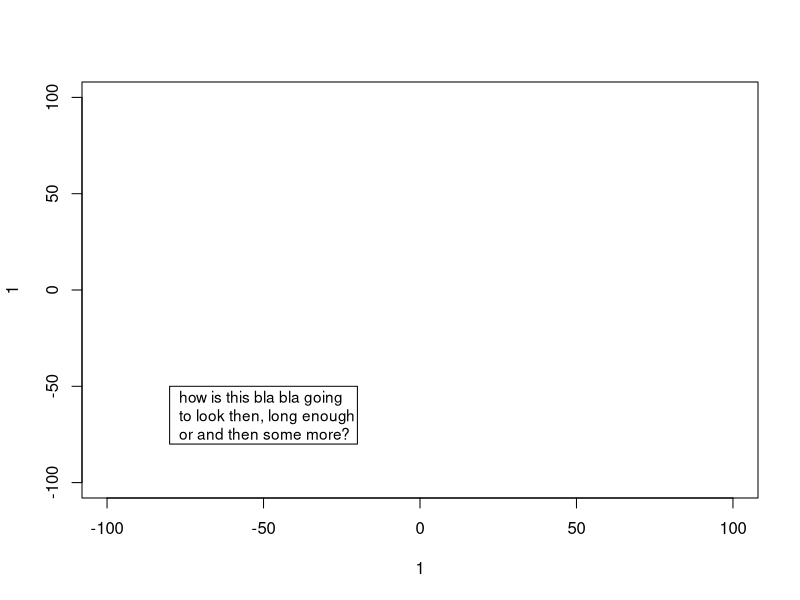
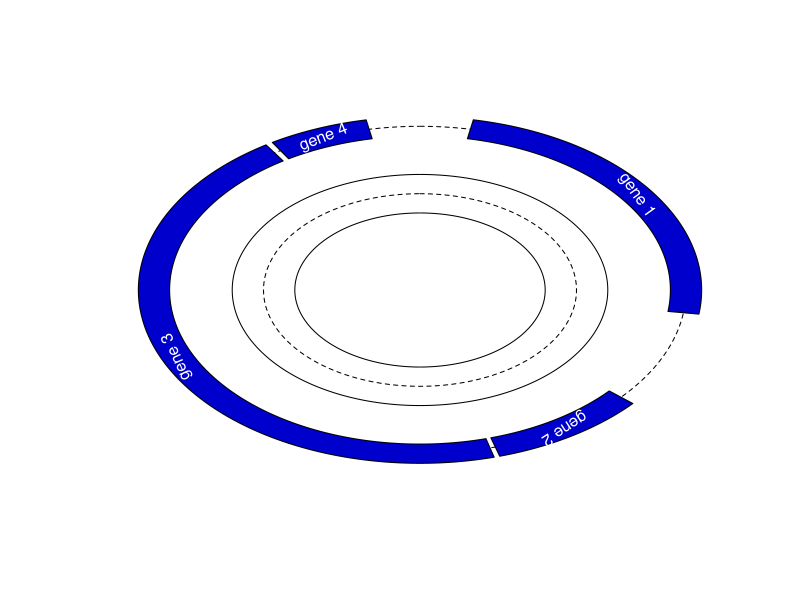

The R source for these figures, in order: (Note: this script raises an error after producing the figures.)
## return the points of an arc centered on x, y, from a.beg to a.end and with a radious
## of r
arcPoints <- function( x, y, r, a.beg, a.end, a.n=20, degrees=FALSE){
    if( degrees ){
        a.beg <- pi * a.beg / 180
        a.end <- pi * a.end / 180
    }
        
    angles <- seq(a.beg, a.end, length.out=a.n)
    a.x <- x + sin( angles ) * r
    a.y <- y + cos( angles ) * r
    pts <- matrix( c(a.x, a.y), ncol=2 )
    colnames(pts) <- c('x', 'y')
    pts
}

## draw an arc, as a line
## centered on x,y, and with radius of r+depth and r-depth..
lineArc <- function(x, y, r, a.beg, a.end, a.sep=NA, degrees=FALSE, label=NULL, label.col=1, ...){
    ## set the default here... 
    if(is.na(a.sep))
        a.sep = 0.01
    if( degrees ){
        a.beg <- pi * a.beg / 180
        a.end <- pi * a.end / 180
    }
        
    angles <- seq(a.beg, a.end, by=a.sep)
    a.x <- x + sin( angles ) * r
    a.y <- y + cos( angles ) * r

    lines( a.x, a.y, ... )

    if(!is.null(label)){
        mid.a <- (a.beg + a.end)/2
        ## but the rotation angle we need for the text needs to be in degrees
        rot.a <- -180 * mid.a / pi
        text( x + sin( mid.a ) * r, y + cos( mid.a ) * r,
              label, srt=rot.a, col=label.col )
    }
}

## draw an arc, as a polygon..
## centered on x,y, and with radius of r+depth and r-depth..
polygArc <- function(x, y, r, depth, a.beg, a.end, a.sep=NA, degrees=FALSE, label=NULL, label.col=1, ...){
    ## set the default here... 
    if(is.na(a.sep))
        a.sep = 0.01
    if( degrees ){
        a.beg <- pi * a.beg / 180
        a.end <- pi * a.end / 180
    }
        
    angles <- seq(a.beg, a.end, by=a.sep)
    a.x <- sin( angles )
    a.y <- cos( angles )
    outer.x <- x + (a.x * (r + depth/2))
    outer.y <- y + (a.y * (r + depth/2))

    inner.x <- x + (a.x * (r - depth/2))
    inner.y <- y + (a.y * (r - depth/2))

    polygon( c(outer.x, rev(inner.x)), c(outer.y, rev(inner.y)), ... )

    if(!is.null(label)){
        mid.a <- (a.beg + a.end)/2
        ## but the rotation angle we need for the text needs to be in degrees
        rot.a <- -180 * mid.a / pi
        text( x + sin( mid.a ) * r, y + cos( mid.a ) * r,
              label, srt=rot.a, col=label.col )
    }
}

## x is taken as positions along an arc running from angle, a.beg to a.end
plotPolar <- function(o.x, o.y, x, y, r, y.depth, a.beg, a.end, degrees=FALSE, drawBorders=TRUE, drawCenter=TRUE, ...){
    if( degrees ){
        a.beg <- pi * a.beg / 180
        a.end <- pi * a.end / 180
    }
    x.r <- range(x)
    x.o <- (x - x.r[1]) / (x.r[2] - x.r[1])
    a <- a.beg + x.o * (a.end - a.beg)

    y.r <- range(y)
    y.o <- (y - mean(y.r)) / (y.r[2] - y.r[1])

    y.x <- o.x + sin( a ) * (r + y.o * y.depth)
    y.y <- o.y + cos( a ) * (r + y.o * y.depth)

    if(drawCenter)
        lineArc(o.x, o.y, r, a.beg, a.end, lty=2)
    if(drawBorders){
        lineArc(o.x, o.y, r + y.depth/2, a.beg, a.end )
        lineArc(o.x, o.y, r - y.depth/2, a.beg, a.end )
    }
    
    points(y.x, y.y, ...)
    
}

## if useNormals is true then the user may specify two additional points; one point
## extending from the first and last position for calculating the normals.
pathLetters <- function( x, y, word, cex=NA, cex.adj=0.75, useNormals=FALSE, ... ){
    chars <- unlist(strsplit(word, ''))
    ## to work out a reasonable cex we need to know the space between the letters
    ## that is the distances between the positions in x and y
    l <- length(chars)
    if(useNormals){
        ## we could consider using lowess / loess / smooth.spline / predict
        ## to get smoother transitions, but I think this is pretty OK to start with
        if(length(x) == length(chars) + 2){
            x.x <- x
            y.x <- y
            x <- x[2:(l+1)]
            y <- y[2:(l+1)]
        }else{
            ## add a point before and a point after that is extended in
            ## the same direction as the adjacent point
            x.x <- c( x[1] - (x[2] - x[1]), x, x[l] + (x[l] - x[l-1]) )
            y.x <- c( y[1] - (y[2] - y[1]), y, y[l] + (y[l] - y[l-1]) )
        }

        x.d <- x.x[3:(l+2)] - x.x[1:l]
        y.d <- y.x[3:(l+2)] - y.x[1:l]
        normals <- 1 * 180/pi * acos( x.d / sqrt(x.d^2 + y.d^2) ) ## we need
        normals <- ifelse( y.d < 0, -1 * normals, normals )
    }
    d <-  sqrt( diff(x)^2 + diff(y)^2 )
    def.cex <- par("cex")
    if(is.na(cex)){
        w.ratios <- c(d[1], d) / strwidth( chars )
        cex <- cex.adj * def.cex * min( w.ratios )
    }
    ## Then if we have not defined any normals, then we simply do
    if(!useNormals){
        text( x, y, chars, cex=cex, ... )
    }else{
        ## srt can only be a single value.. 
        for(i in 1:l){
            text( x[i], y[i], chars[i], cex=cex, srt=normals[i], ... )
        }
    }
}

## r is the locations of a bounding box
## left, right, bottom, top (the same as you get from par("usr")
## this function seems to work OK, but is really rather messy.. 
boxText <- function(r, txt, max.cex=NA, min.cex=NA, margin=0.1){
    w = r[2] - r[1]
    h = r[4] - r[3]
    ## split the txt into words
    ## we can only handle one set of words to start with.. 
    words <- unlist(strsplit(txt, ' '))
    ## word.widths <- strwidth( words )
    txt.nchar <- nchar(txt)
    char.width <- strwidth( txt ) / txt.nchar ## an approximation
    char.height <- strheight( txt )  ## should be the same for all
    ## work out the ideal number of chars per line on the basis of the dimensions of the box
    ## we intentionally skew this towards allowing a longe text per line than necessary,
    ## since no line is likely to give the exact number.
    line.nchar <- sqrt( (char.height / char.width) * (txt.nchar * w / h) )
    line.n <- floor(sqrt( (h/w) * (char.width/char.height) * txt.nchar ))
    line.nchar <- ceiling(txt.nchar / line.n)

    ## for filling the box
    txt.prt <- words[1]
    i <- 2
    while(i <= length(words)){
        line.length <- nchar( words[i-1] )
        while( line.length + nchar(words[i]) <= line.nchar && i <= length(words)  ){
            txt.prt <- paste(txt.prt, words[i]) ## sep is a space..
            line.length <- line.length + nchar(words[i]) + 1
            i <- i + 1
        }
        if(i <= length(words)){
            txt.prt <- paste(txt.prt, words[i], sep='\n')
            i <- i + 1
        }
    }
    ## now I should have something reasonable..
    txt.width.r <- (1 + margin) * strwidth(txt.prt) / w
    txt.height.r <- (1 + margin) * strheight(txt.prt) / h
    ## simply scale the cex appropriately
    max.r <- max( c(txt.width.r, txt.height.r) )
    cex <- par("cex") / max.r
    text( r[1] + w * margin/2, mean(r[3:4]), txt.prt, cex=cex, adj=c(0,0.5) )
    invisible(cex)
}

## test the above..
plot(1,1, type='n', xlim=c(-100, 100), ylim=c(-100, 100))
xleft <- -80
xright <- -20
ybot <- -80
ytop <- -50
rect( xleft, ybot, xright, ytop )
boxText( c(xleft, xright, ybot, ytop), 'how is this bla bla going to look then, long enough or and then some more?')


### so taken together we can do..
gene.pos <- matrix(ncol=2, byrow=TRUE,
                   data=c(10, 90,
                          120, 150,
                          151, 300,
                          301, 320) )
colnames(gene.pos) <- c('beg', 'end')
rownames( gene.pos ) <- c('gene 1', 'gene 2', 'gene 3', 'gene 4') 
genome.size <- 330

measure.x <- sample( 1:genome.size, 42 )
measure.y <- rnorm( length(measure.x) )

## set up a plottin area with no labels or anything else
fig.r <- 100
pdf('polar_plot.pdf', width=7, height=7, title='Polar plot')
plot( 1, type='n', axes=FALSE, xlim=c(-fig.r,fig.r), ylim=c(-fig.r,fig.r), xlab='', ylab='' )

g.r <- 85
g.w <- 10

lineArc(0, 0, g.r, 0, 2*pi, lty=2)
sapply( rownames(gene.pos), function(x){
    b <- 2 * pi * ( gene.pos[x, 'beg'] / genome.size )
    e <- 2 * pi * ( gene.pos[x, 'end'] / genome.size )
    polygArc( 0, 0, g.r, g.w, b, e, label=x, col=rgb(0, 0, 0.8), label.col='white')
})

## and then lets plot the points along an inner axis..
m.r <- 50
m.w <- 20
#lineArc(0, 0, m.r, 0, 2 * pi, lty=2 )
#polygArc( 0, 0, m.r, m.w, 0, 2 * pi )
plotPolar(0, 0, measure.x, measure.y, m.r, m.w, 0, 2*pi, col=hsvScale(1:length(measure.x)), pch=19 )

dev.off()

### we can also do something a bit silly,,,
### and draw pie-charts when we want to.. with offsets pies.. 
plot( 1, type='n', axes=FALSE, xlim=c(-fig.r,fig.r), ylim=c(-fig.r,fig.r), xlab='', ylab='' )
polygArc(0, 0, 25, 50, 0, pi/3, degrees=FALSE, col='red' )
polygArc( 2 * sin( (pi/3 + 2.5*pi/3)/2), 2 * cos( (pi/3 + 2.5*pi/3)/2 ), 25, 50, pi/3, 2.5 * pi/3, degrees=FALSE, col='green' )
polygArc(0, 0, 25, 50, 2.5*pi/3, 1.2 * pi, degrees=FALSE, col='blue' )
polygArc(0, 0, 25, 50, 1.2 * pi, 1.7 * pi, degrees=FALSE, col='grey' )
polygArc(0, 0, 25, 50, 1.7 * pi, 2*pi, degrees=FALSE, col='cyan' )

polygArc(-75, 50, 25, 10, 0, 2*pi, col='blue', border=NA)

## but can we do..
polygArc(-75, 50, 25, 10, -pi/2, pi/2, col='green', border=NA)


## lets draw letters on a set of points. First let us take our string...
pdf("text_along_paths.pdf", width=7, height=7, title='Text along paths')
plot( 0,0, xlim=c(-100, 100), ylim=c(-100, 100), type='n', axes=FALSE, xlab='', ylab='' )
txt <- 'HELLO there stranger'
txt.pts <- arcPoints( 0, 0, 40, 0, 180, a.n=nchar(txt), degrees=TRUE )
pathLetters( txt.pts[,1], txt.pts[,2], txt, cex.adj=0.75  )
txt.pts.2 <- arcPoints( 0, 0, 60, 0, 180, a.n=nchar(txt), degrees=TRUE )
pathLetters( txt.pts.2[,1], txt.pts.2[,2], txt, cex.adj=0.75, useNormals=TRUE )

txt.pts.3 <- arcPoints( 0, 0, 80, 0, 270, a.n=nchar(txt), degrees=TRUE )
pathLetters( txt.pts.3[,1], txt.pts.3[,2], txt, cex.adj=0.75, useNormals=TRUE )

pathLetters( 1:nchar(txt) * 10 - 100, (1:nchar(txt))^2 -100, txt, cex.adj=1, useNormals=TRUE, col='blue' )

x <- seq(-100, 100, length.out=(nchar(txt)+2))
y <- 50 * sin( pi * x/100 )
pathLetters( x, y, txt, useNormals=TRUE, col='red', cex.adj=1 )
pathLetters( x, y, txt, useNormals=TRUE, col='brown', cex=1 )
dev.off()

## some ideas as to how to output tables in R..
## there are a whole load of things, but these generally markdown / latex / html
## output, rather than simply drawing a tabe using the plot functions..

## say we would like to plot a table,,

plotTable <- function(df, c.widths=NULL){
    if(is.null(c.widths)){
        c.widths <- apply( df, 2, function(x){ max( strwidth(x) ) } )
    }
    r.heights <- apply( df, 1, function(x){ max( strheight(x) ) } )
    max.width <- max( c.widths )
    max.height <- max( r.heights )
    w.m <- 0.1 * max.width
    r.m <- 0.1 * max.height
    x.pos <- cumsum( c.widths + w.m )
    y.pos <- cumsum( r.heights + r.m )

    ## then in the simplest possible way..
    text( rep(x.pos, nrow(df)), t( matrix(rep(y.pos, ncol(df)), nrow=nrow(df))), df )
}
